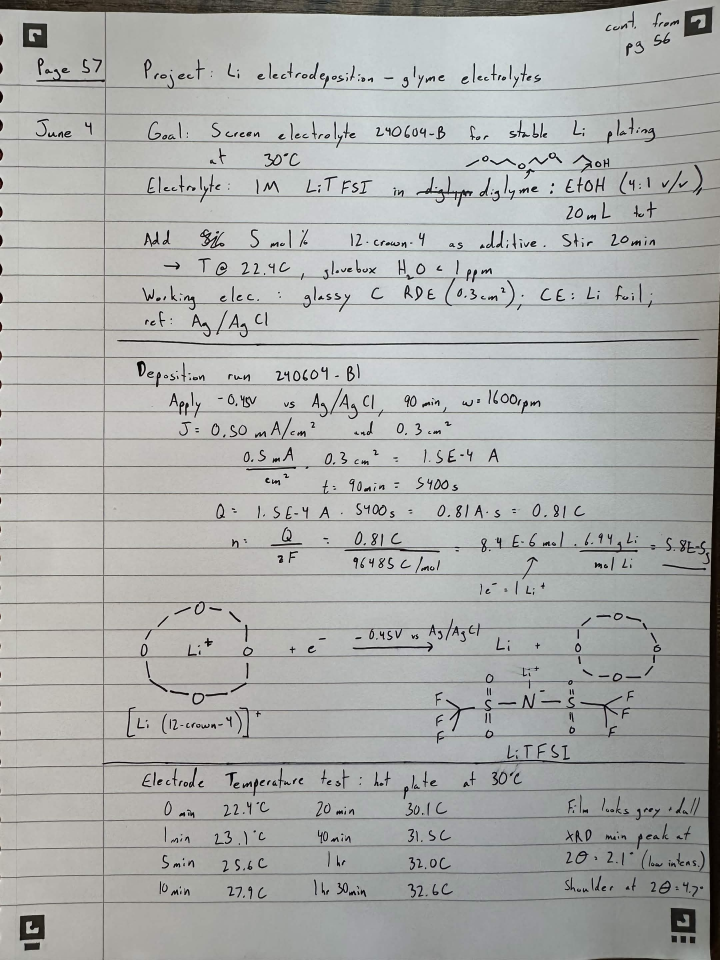
#> input picture Example_lab_notebook_page.jpg, 2160 x 2880 px (shown at 1/3 size)
$ python -i preprocess.py   (imports and definitions only)
#> lines starting #> are read from the running program, lines starting #| are printed output that depends on the picture; after the words box and inside, x2 and y2 are one past the last pixel; in counts of white or black regions, pixels touching at a corner belong together
"""
Stage 0: Image Pre-Processing
Deskew, adaptive contrast enhancement, ruled-line detection, and region upscaling.
Applied before any VLM or OCR model call to maximise handwriting readability.
"""

from __future__ import annotations

import math
from pathlib import Path
from typing import List, Tuple, Optional

import cv2
import numpy as np
from PIL import Image


# ---------------------------------------------------------------------------
# Deskew
# ---------------------------------------------------------------------------

def _skew_angle_hough(gray: np.ndarray) -> float:
    """
    Estimate page skew in degrees using probabilistic Hough line transform.
    Returns angle in degrees (positive = clockwise tilt).
    """
    edges = cv2.Canny(gray, 50, 150, apertureSize=3)
    lines = cv2.HoughLinesP(edges, 1, math.pi / 180, threshold=100,
                             minLineLength=gray.shape[1] // 4,
                             maxLineGap=20)
    if lines is None:
        return 0.0

    angles = []
    for line in lines:
        x1, y1, x2, y2 = line[0]
        if x2 != x1:
            angle = math.degrees(math.atan2(y2 - y1, x2 - x1))
            # Keep only near-horizontal lines (notebook rules)
            if abs(angle) < 10:
                angles.append(angle)

    if not angles:
        return 0.0

    # Robust median estimate
    return float(np.median(angles))


def deskew_image(img: np.ndarray) -> np.ndarray:
    """
    Rotate img to correct skew.  Returns a new ndarray (BGR or gray).
    Only corrects if |skew| > 0.3 degrees to avoid needless resampling.
    """
    gray = cv2.cvtColor(img, cv2.COLOR_BGR2GRAY) if img.ndim == 3 else img
    angle = _skew_angle_hough(gray)

    if abs(angle) < 0.3:
        return img

    h, w = img.shape[:2]
    cx, cy = w / 2, h / 2
    M = cv2.getRotationMatrix2D((cx, cy), angle, 1.0)
    rotated = cv2.warpAffine(img, M, (w, h),
                              flags=cv2.INTER_CUBIC,
                              borderMode=cv2.BORDER_REPLICATE)
    return rotated


# ---------------------------------------------------------------------------
# Contrast enhancement
# ---------------------------------------------------------------------------

def enhance_contrast(img: np.ndarray,
                     clip_limit: float = 2.5,
                     tile_grid_size: Tuple[int, int] = (8, 8)) -> np.ndarray:
    """
    Apply CLAHE to the L channel of LAB colour space.
    Preserves colour while boosting local contrast for handwriting.
    """
    if img.ndim == 2:
        # Grayscale
        clahe = cv2.createCLAHE(clipLimit=clip_limit, tileGridSize=tile_grid_size)
        return clahe.apply(img)

    lab = cv2.cvtColor(img, cv2.COLOR_BGR2LAB)
    l_ch, a_ch, b_ch = cv2.split(lab)
    clahe = cv2.createCLAHE(clipLimit=clip_limit, tileGridSize=tile_grid_size)
    l_ch = clahe.apply(l_ch)
    return cv2.cvtColor(cv2.merge([l_ch, a_ch, b_ch]), cv2.COLOR_LAB2BGR)


def adaptive_binarize(img: np.ndarray,
                      block_size: int = 31,
                      C: int = 10) -> np.ndarray:
    """
    Sauvola-style adaptive thresholding for thin pencil strokes.
    Returns a binary (0/255) uint8 image suitable for TrOCR.
    """
    gray = cv2.cvtColor(img, cv2.COLOR_BGR2GRAY) if img.ndim == 3 else img
    binary = cv2.adaptiveThreshold(gray, 255,
                                   cv2.ADAPTIVE_THRESH_GAUSSIAN_C,
                                   cv2.THRESH_BINARY,
                                   block_size, C)
    return binary


# ---------------------------------------------------------------------------
# Ruled-line detection
# ---------------------------------------------------------------------------

def detect_ruled_lines(img: np.ndarray,
                       min_line_fraction: float = 0.5) -> List[int]:
    """
    Detect horizontal notebook ruling lines.

    Returns a sorted list of y-coordinates (in pixels) of each horizontal rule.
    Only lines that span at least `min_line_fraction` of the image width are kept.

    Strategy:
    1. Convert to grayscale and invert so dark rules become white.
    2. Apply a wide horizontal morphological kernel to isolate horizontal lines.
    3. Find connected components and filter by width.
    """
    gray = cv2.cvtColor(img, cv2.COLOR_BGR2GRAY) if img.ndim == 3 else img
    h, w = gray.shape

    # Invert + threshold
    _, thresh = cv2.threshold(gray, 0, 255, cv2.THRESH_BINARY_INV + cv2.THRESH_OTSU)

    # Morphological horizontal line extraction
    kernel_len = max(30, int(w * 0.4))
    horiz_kernel = cv2.getStructuringElement(cv2.MORPH_RECT, (kernel_len, 1))
    horizontal = cv2.morphologyEx(thresh, cv2.MORPH_OPEN, horiz_kernel, iterations=2)

    # Find contours of horizontal line segments
    contours, _ = cv2.findContours(horizontal, cv2.RETR_EXTERNAL, cv2.CHAIN_APPROX_SIMPLE)

    y_coords = []
    for cnt in contours:
        x, y, bw, bh = cv2.boundingRect(cnt)
        if bw >= min_line_fraction * w and bh <= max(5, int(h * 0.01)):
            # Mid-point of the line
            y_coords.append(y + bh // 2)

    return sorted(set(y_coords))


# ---------------------------------------------------------------------------
# Region upscaling
# ---------------------------------------------------------------------------

def upscale_region(crop: np.ndarray, scale: float = 2.0) -> np.ndarray:
    """
    Upscale a cropped region using Lanczos resampling.
    Improves fine-detail legibility for structure drawings and small text.
    """
    if scale <= 1.0:
        return crop
    new_w = int(crop.shape[1] * scale)
    new_h = int(crop.shape[0] * scale)
    return cv2.resize(crop, (new_w, new_h), interpolation=cv2.INTER_LANCZOS4)


# ---------------------------------------------------------------------------
# Top-level entry point
# ---------------------------------------------------------------------------

def preprocess_for_vlm(image_path: str,
                        output_dir: str = "lab_parser_outputs_v4",
                        max_width: int = 1600,
                        apply_deskew: bool = True,
                        apply_contrast: bool = True) -> dict:
    """
    Full pre-processing pipeline. Returns a dict with:
      - "rgb_path":      path to contrast-enhanced RGB image (for VLM)
      - "binary_path":  path to binarized grayscale image (for TrOCR)
      - "ruled_lines":  list of y-coordinates of horizontal rules
      - "orig_size":    (width, height) of original image
      - "scale_factor": downscale ratio applied (1.0 if no resize)
    """
#> called with image_path = '../Example_lab_notebook_page.jpg', output_dir = 'lab_parser_outputs_v4', max_width = 1600, apply_deskew = True, apply_contrast = True
    output_dir = Path(output_dir)
    output_dir.mkdir(parents=True, exist_ok=True)

    img_bgr = cv2.imread(str(image_path))
#> img_bgr is the input picture: shape (2880, 2160, 3); mean B, G, R 170.8, 172.5, 171.3
    if img_bgr is None:
        raise FileNotFoundError(f"Cannot read: {image_path}")

    orig_h, orig_w = img_bgr.shape[:2]
#> orig_h = 2880; orig_w = 2160
    scale_factor = 1.0

    # Optionally resize to cap VLM input size while preserving aspect ratio
    if orig_w > max_width:
        scale_factor = max_width / orig_w
#> scale_factor = 0.741
        new_w = max_width
        new_h = int(orig_h * scale_factor)
#> new_h = 2133
        img_bgr = cv2.resize(img_bgr, (new_w, new_h), interpolation=cv2.INTER_AREA)
#> img_bgr: shape (2133, 1600, 3)

    # Deskew
    if apply_deskew:
        img_bgr = deskew_image(img_bgr)
#> in _skew_angle_hough, `edges = cv2.Canny(gray, 50, 150, apertureSize=3)`:
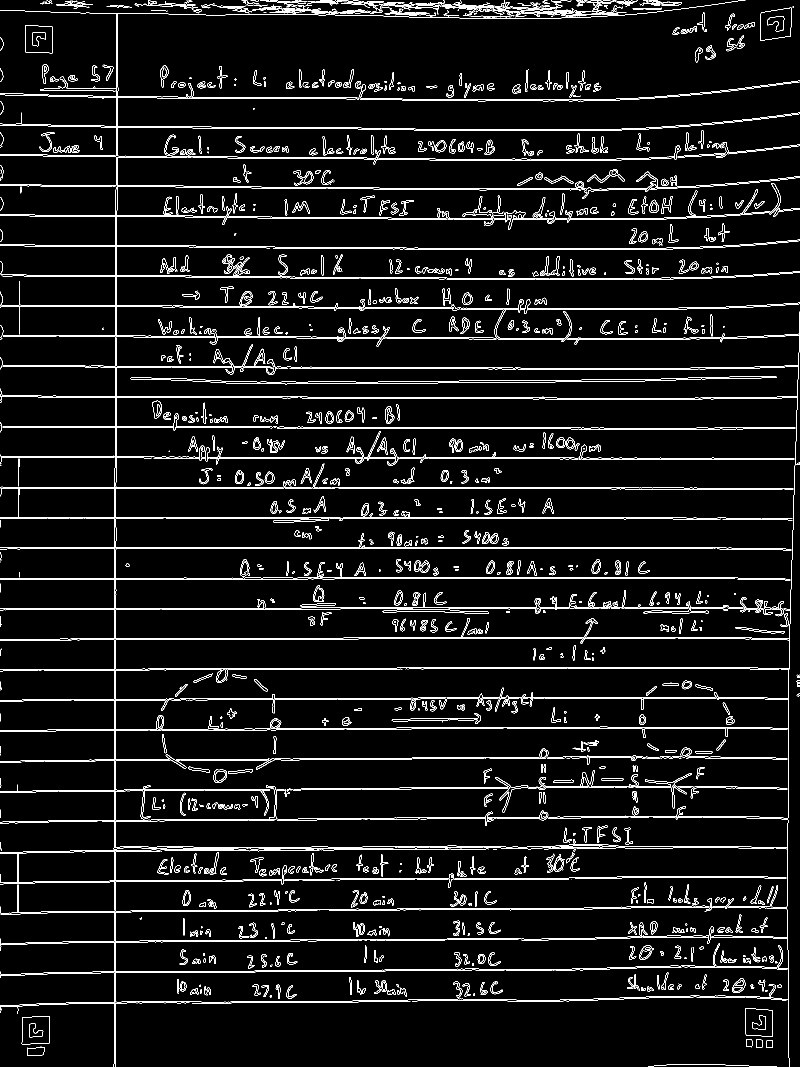
#> edges: shape (2133, 1600) (shown at 1/2 size); 5.4% white in thin lines or dots
#> in _skew_angle_hough, `lines = cv2.HoughLinesP(edges, 1, math.pi / 180, threshold=100, minLin..`: lines = 36 rows, first 6: [0, 1095, 1462, 1095], [231, 2006, 231, 1082], [15, 1097, 1438, 1097], [657, 1035, 1392, 1035], [486, 1155, 1475, 1155], [642, 1037, 1345, 1037]
#> the loop in _skew_angle_hough, `for line in lines:` made 36 passes
#> (x1, y1, x2, y2, angle) on passes 1, 3, 4, 5, 6, 7, 8, 9, 10, 11, 12, 13: (0, 1095, 1462, 1095, 0), (15, 1097, 1438, 1097, 0), (657, 1035, 1392, 1035, 0), (486, 1155, 1475, 1155, 0), (642, 1037, 1345, 1037, 0), (669, 1157, 1469, 1157, 0), (717, 1277, 1169, 1277, 0), (603, 1215, 1290, 1215, 0), (897, 1217, 1491, 1217, 0), (1149, 916, 1590, 916, 0), (130, 855, 551, 855, 0), (1, 976, 700, 976, 0)
#> after the loop in _skew_angle_hough, `for line in lines:`: angles = 34 values from 0 to 0
#> in deskew_image, `angle = _skew_angle_hough(gray)`: angle = 0

    # Detect ruled lines on (possibly deskewed) image
    ruled_lines = detect_ruled_lines(img_bgr)
#> in detect_ruled_lines, `_, thresh = cv2.threshold(gray, 0, 255, cv2.THRESH_BINARY_INV + cv2.TH..`:
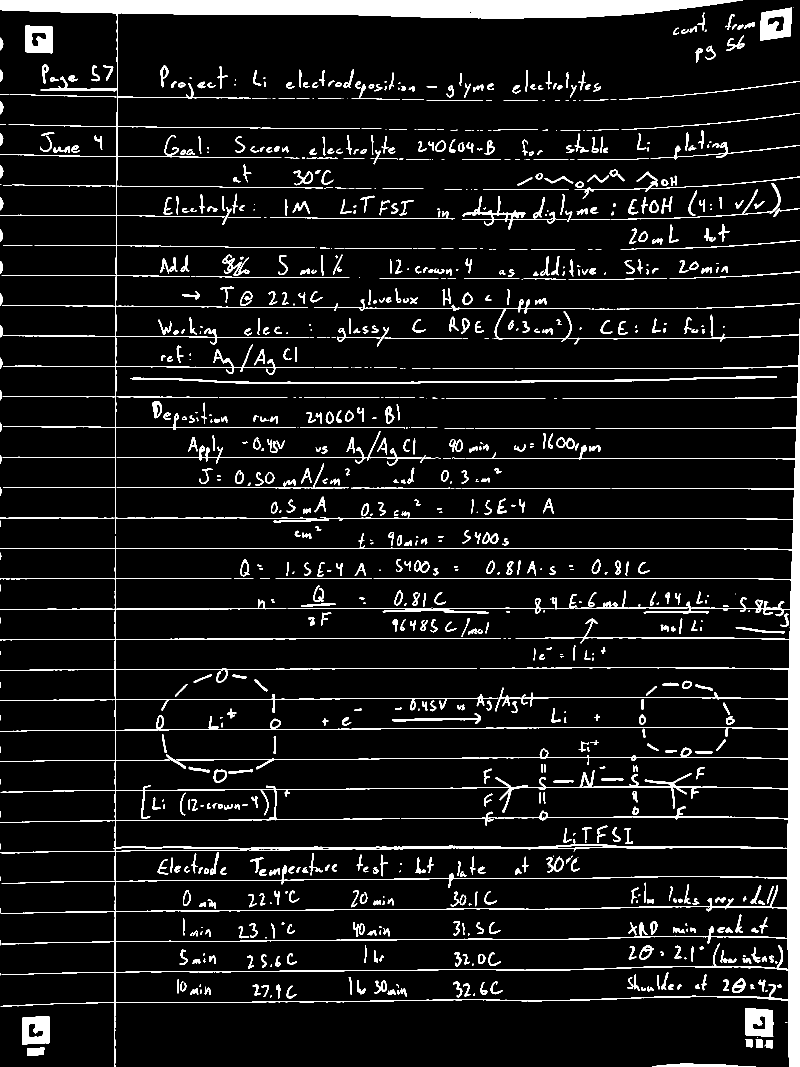
#> thresh: shape (2133, 1600) (shown at 1/2 size); 7.6% white; 1021 white regions (235 under 20 px), largest, box (x1, y1, x2, y2) and area: (0, 637, 1600, 2133) 85888, (0, 0, 1486, 370) 45249, (0, 371, 646, 1067) 8143
#> in detect_ruled_lines, `horizontal = cv2.morphologyEx(thresh, cv2.MORPH_OPEN, horiz_kernel, it..`:
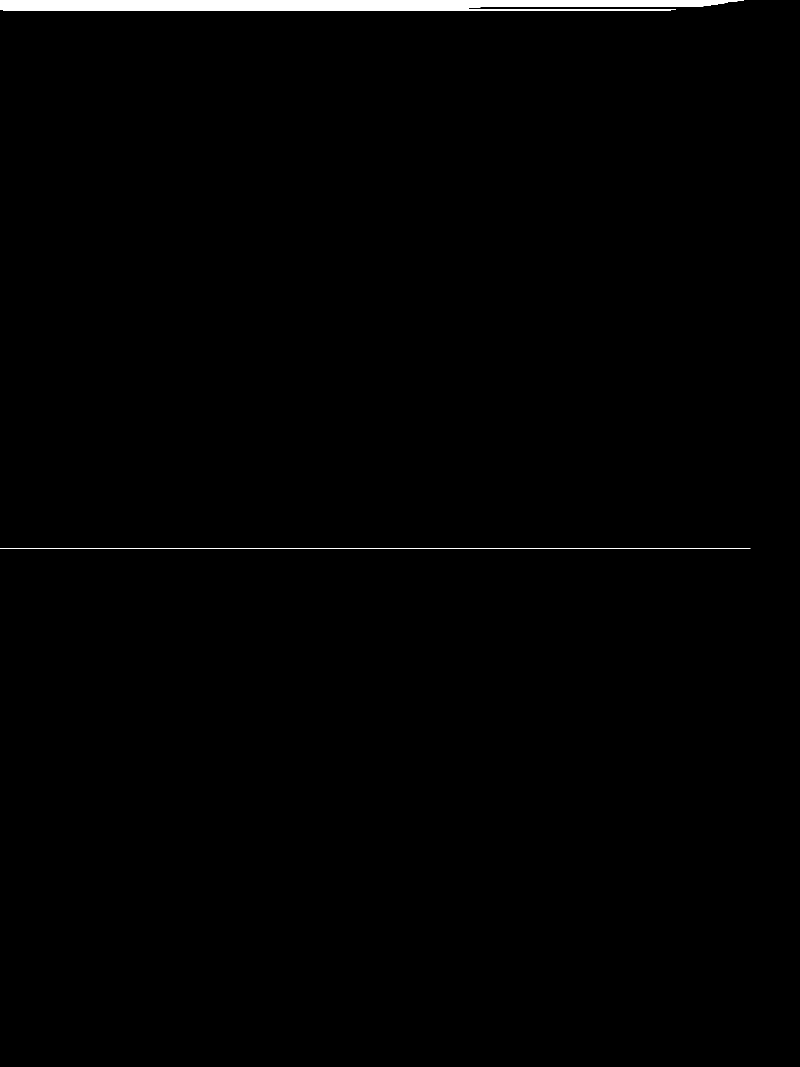
#> horizontal: shape (2133, 1600) (shown at 1/2 size); 0.81% white; 3 white regions
#> in detect_ruled_lines, `contours, _ = cv2.findContours(horizontal, cv2.RETR_EXTERNAL, cv2.CHAI..`: contours = 3 contours, 1 with area under 20; largest, box (x1, y1, x2, y2) and area: (0, 5, 1456, 22) 17146, (0, 0, 1488, 4) 4424
#> the loop in detect_ruled_lines, `for cnt in contours:` made 3 passes
#> (y, bw, bh) on passes 2 to 3: (5, 1456, 17), (0, 1488, 4)
#> (cnt, y, bw, bh) on pass 1: ([[0, 1096], [1500, 1096]], 1096, 1501, 1)
#> after the loop in detect_ruled_lines, `for cnt in contours:`: y_coords = [1096, 13, 2]
#> ruled_lines = [2, 13, 1096]

    # Contrast enhancement
    if apply_contrast:
        img_rgb_enhanced = enhance_contrast(img_bgr)
#> in enhance_contrast, `lab = cv2.cvtColor(img, cv2.COLOR_BGR2LAB)`: lab: shape (2133, 1600, 3); mean of channels 0, 1, 2 178.7, 127.3, 128.7
#> in enhance_contrast, `l_ch = clahe.apply(l_ch)`:
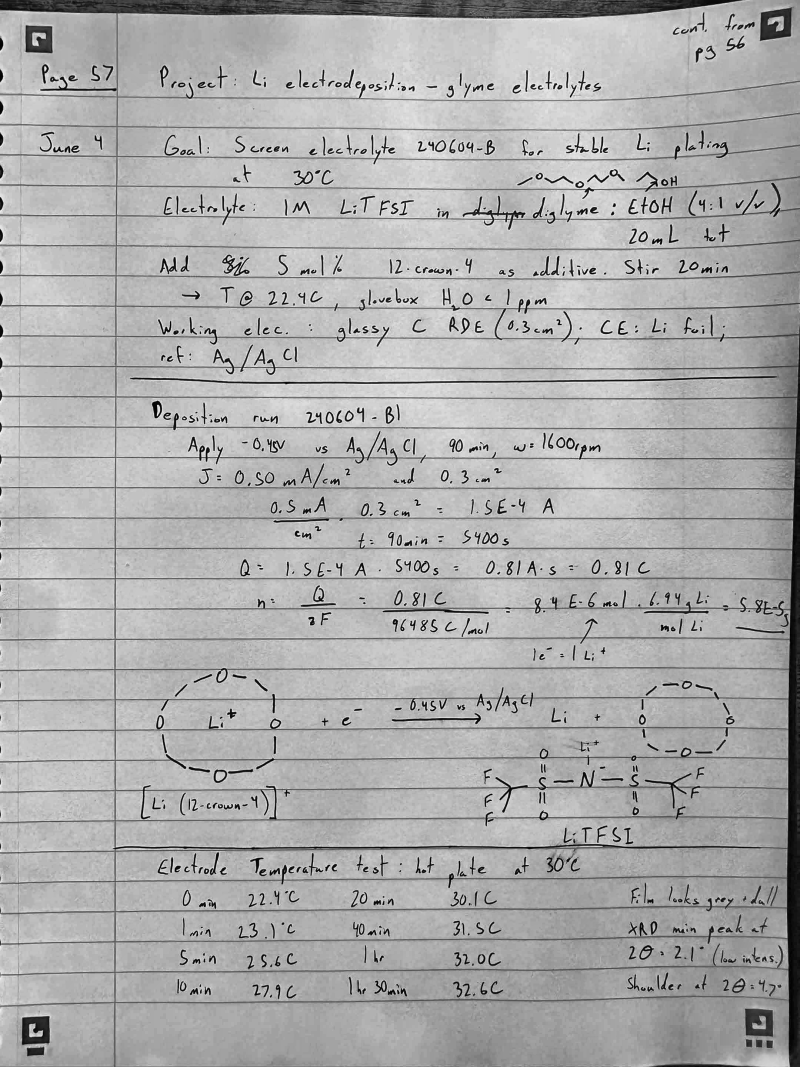
#> l_ch: shape (2133, 1600) (shown at 1/2 size); min 1, max 255, mean 172.3
    else:
        img_rgb_enhanced = img_bgr

    # Binary version for TrOCR
    binary = adaptive_binarize(img_bgr)
#> in adaptive_binarize, `binary = cv2.adaptiveThreshold(gray, 255, cv2.ADAPTIVE_THRESH_GAUSSIAN..`:
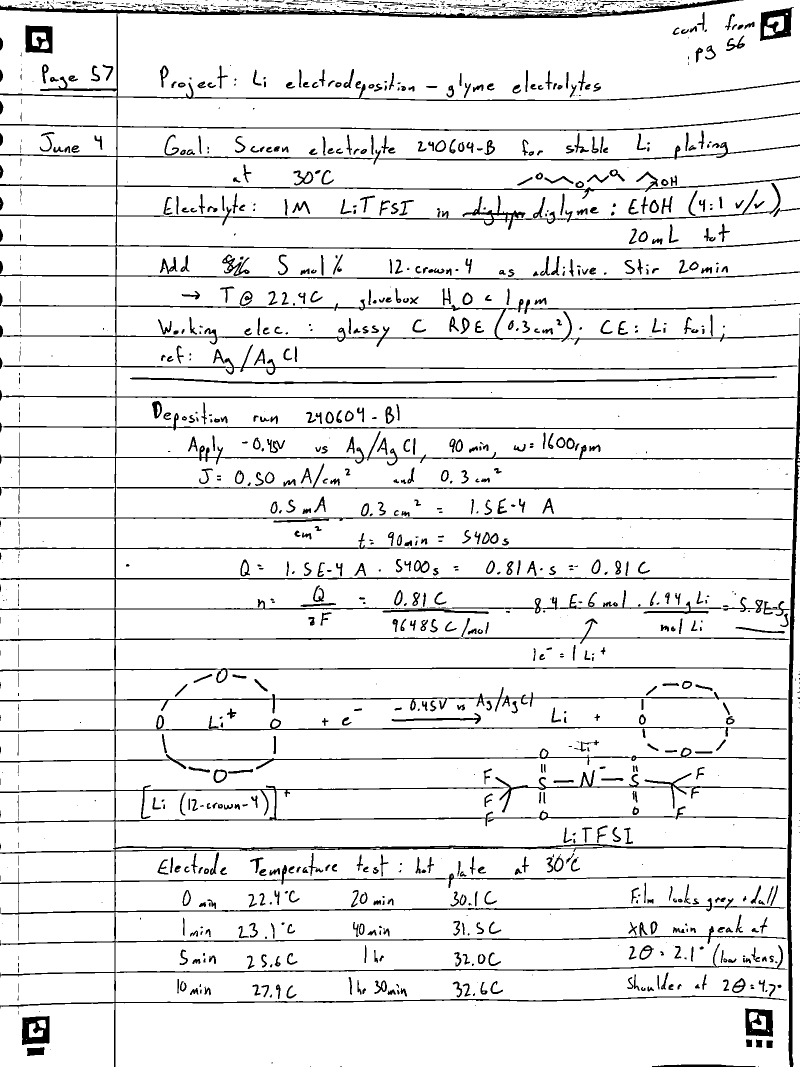
#> binary: shape (2133, 1600) (shown at 1/2 size); 91.9% white; 1268 black regions (469 under 20 px), largest, box (x1, y1, x2, y2) and area: (0, 28, 1600, 2133) 137374, (0, 0, 1487, 37) 10912, (1527, 636, 1600, 2133) 10606

    stem = Path(image_path).stem.replace(" ", "_")
    rgb_path = output_dir / f"{stem}_vlm_input.png"
    bin_path = output_dir / f"{stem}_binary.png"

    # Save as PIL (RGB) for VLM compatibility
    Image.fromarray(cv2.cvtColor(img_rgb_enhanced, cv2.COLOR_BGR2RGB)).save(rgb_path)
    Image.fromarray(binary).save(bin_path)

    return {
        "rgb_path": str(rgb_path),
        "binary_path": str(bin_path),
        "ruled_lines": ruled_lines,
        "orig_size": (orig_w, orig_h),
        "scale_factor": scale_factor,
    }

>>> result = preprocess_for_vlm('../Example_lab_notebook_page.jpg')
#> result = 5 items
